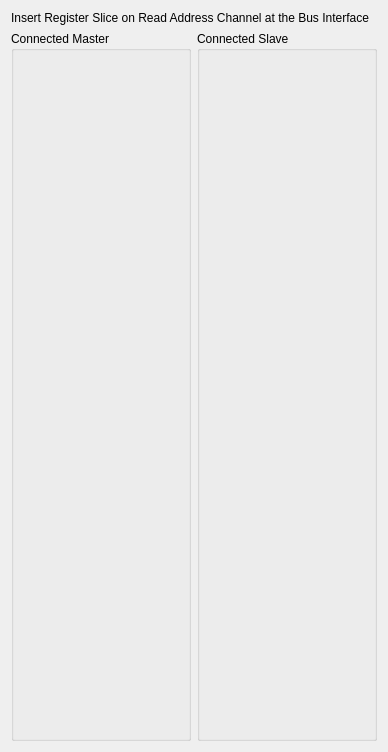
                 <widget class="QWidget" name="scrollAreaWidgetContents_2">
                  <property name="geometry">
                   <rect>
                    <x>0</x>
                    <y>0</y>
                    <width>388</width>
                    <height>752</height>
                   </rect>
                  </property>
                  <layout class="QVBoxLayout" name="verticalLayout_32">
                   <item>
                    <widget class="QLabel" name="label_5">
                     <property name="text">
                      <string>Insert Register Slice on Read Address Channel at the Bus Interface  </string>
                     </property>
                    </widget>
                   </item>
                   <item>
                    <layout class="QHBoxLayout" name="horizontalLayout_6">
                     <item>
                      <widget class="QGroupBox" name="groupBox_9">
                       <property name="title">
                        <string>Connected Master</string>
                       </property>
                       <layout class="QVBoxLayout" name="verticalLayout_10">
                        <item>
                         <widget class="MdtGui::LabeledCombobox" name="C_M_AXI_AR_REGISTER_1">
                          <property name="Hidden">
                           <bool>true</bool>
                          </property>
                         </widget>
                        </item>
                        <item>
                         <widget class="MdtGui::LabeledCombobox" name="C_M_AXI_AR_REGISTER_2">
                          <property name="Hidden">
                           <bool>true</bool>
                          </property>
                         </widget>
                        </item>
                        <item>
                         <widget class="MdtGui::LabeledCombobox" name="C_M_AXI_AR_REGISTER_3">
                          <property name="Hidden">
                           <bool>true</bool>
                          </property>
                         </widget>
                        </item>
                        <item>
                         <widget class="MdtGui::LabeledCombobox" name="C_M_AXI_AR_REGISTER_4">
                          <property name="Hidden">
                           <bool>true</bool>
                          </property>
                         </widget>
                        </item>
                        <item>
                         <widget class="MdtGui::LabeledCombobox" name="C_M_AXI_AR_REGISTER_5">
                          <property name="Hidden">
                           <bool>true</bool>
                          </property>
                         </widget>
                        </item>
                        <item>
                         <widget class="MdtGui::LabeledCombobox" name="C_M_AXI_AR_REGISTER_6">
                          <property name="Hidden">
                           <bool>true</bool>
                          </property>
                         </widget>
                        </item>
                        <item>
                         <widget class="MdtGui::LabeledCombobox" name="C_M_AXI_AR_REGISTER_7">
                          <property name="Hidden">
                           <bool>true</bool>
                          </property>
                         </widget>
                        </item>
                        <item>
                         <widget class="MdtGui::LabeledCombobox" name="C_M_AXI_AR_REGISTER_8">
                          <property name="Hidden">
                           <bool>true</bool>
                          </property>
                         </widget>
                        </item>
                        <item>
                         <widget class="MdtGui::LabeledCombobox" name="C_M_AXI_AR_REGISTER_9">
                          <property name="Hidden">
                           <bool>true</bool>
                          </property>
                         </widget>
                        </item>
                        <item>
                         <widget class="MdtGui::LabeledCombobox" name="C_M_AXI_AR_REGISTER_10">
                          <property name="Hidden">
                           <bool>true</bool>
                          </property>
                         </widget>
                        </item>
                        <item>
                         <widget class="MdtGui::LabeledCombobox" name="C_M_AXI_AR_REGISTER_11">
                          <property name="Hidden">
                           <bool>true</bool>
                          </property>
                         </widget>
                        </item>
                        <item>
                         <widget class="MdtGui::LabeledCombobox" name="C_M_AXI_AR_REGISTER_12">
                          <property name="Hidden">
                           <bool>true</bool>
                          </property>
                         </widget>
                        </item>
                        <item>
                         <widget class="MdtGui::LabeledCombobox" name="C_M_AXI_AR_REGISTER_13">
                          <property name="Hidden">
                           <bool>true</bool>
                          </property>
                         </widget>
                        </item>
                        <item>
                         <widget class="MdtGui::LabeledCombobox" name="C_M_AXI_AR_REGISTER_14">
                          <property name="Hidden">
                           <bool>true</bool>
                          </property>
                         </widget>
                        </item>
                        <item>
                         <widget class="MdtGui::LabeledCombobox" name="C_M_AXI_AR_REGISTER_15">
                          <property name="Hidden">
                           <bool>true</bool>
                          </property>
                         </widget>
                        </item>
                        <item>
                         <widget class="MdtGui::LabeledCombobox" name="C_M_AXI_AR_REGISTER_16">
                          <property name="Hidden">
                           <bool>true</bool>
                          </property>
                         </widget>
                        </item>
                        <item>
                         <spacer name="verticalSpacer_10">
                          <property name="orientation">
                           <enum>Qt::Vertical</enum>
                          </property>
                          <property name="sizeHint" stdset="0">
                           <size>
                            <width>20</width>
                            <height>40</height>
                           </size>
                          </property>
                         </spacer>
                        </item>
                       </layout>
                      </widget>
                     </item>
                     <item>
                      <widget class="QGroupBox" name="groupBox_8">
                       <property name="title">
                        <string>Connected Slave</string>
                       </property>
                       <layout class="QVBoxLayout" name="verticalLayout_8">
                        <item>
                         <widget class="MdtGui::LabeledCombobox" name="C_S_AXI_AR_REGISTER_1">
                          <property name="Hidden">
                           <bool>true</bool>
                          </property>
                         </widget>
                        </item>
                        <item>
                         <widget class="MdtGui::LabeledCombobox" name="C_S_AXI_AR_REGISTER_2">
                          <property name="Hidden">
                           <bool>true</bool>
                          </property>
                         </widget>
                        </item>
                        <item>
                         <widget class="MdtGui::LabeledCombobox" name="C_S_AXI_AR_REGISTER_3">
                          <property name="Hidden">
                           <bool>true</bool>
                          </property>
                         </widget>
                        </item>
                        <item>
                         <widget class="MdtGui::LabeledCombobox" name="C_S_AXI_AR_REGISTER_4">
                          <property name="Hidden">
                           <bool>true</bool>
                          </property>
                         </widget>
                        </item>
                        <item>
                         <widget class="MdtGui::LabeledCombobox" name="C_S_AXI_AR_REGISTER_5">
                          <property name="Hidden">
                           <bool>true</bool>
                          </property>
                         </widget>
                        </item>
                        <item>
                         <widget class="MdtGui::LabeledCombobox" name="C_S_AXI_AR_REGISTER_6">
                          <property name="Hidden">
                           <bool>true</bool>
                          </property>
                         </widget>
                        </item>
                        <item>
                         <widget class="MdtGui::LabeledCombobox" name="C_S_AXI_AR_REGISTER_7">
                          <property name="Hidden">
                           <bool>true</bool>
                          </property>
                         </widget>
                        </item>
                        <item>
                         <widget class="MdtGui::LabeledCombobox" name="C_S_AXI_AR_REGISTER_8">
                          <property name="Hidden">
                           <bool>true</bool>
                          </property>
                         </widget>
                        </item>
                        <item>
                         <widget class="MdtGui::LabeledCombobox" name="C_S_AXI_AR_REGISTER_9">
                          <property name="Hidden">
                           <bool>true</bool>
                          </property>
                         </widget>
                        </item>
                        <item>
                         <widget class="MdtGui::LabeledCombobox" name="C_S_AXI_AR_REGISTER_10">
                          <property name="Hidden">
                           <bool>true</bool>
                          </property>
                         </widget>
                        </item>
                        <item>
                         <widget class="MdtGui::LabeledCombobox" name="C_S_AXI_AR_REGISTER_11">
                          <property name="Hidden">
                           <bool>true</bool>
                          </property>
                         </widget>
                        </item>
                        <item>
                         <widget class="MdtGui::LabeledCombobox" name="C_S_AXI_AR_REGISTER_12">
                          <property name="Hidden">
                           <bool>true</bool>
                          </property>
                         </widget>
                        </item>
                        <item>
                         <widget class="MdtGui::LabeledCombobox" name="C_S_AXI_AR_REGISTER_13">
                          <property name="Hidden">
                           <bool>true</bool>
                          </property>
                         </widget>
                        </item>
                        <item>
                         <widget class="MdtGui::LabeledCombobox" name="C_S_AXI_AR_REGISTER_14">
                          <property name="Hidden">
                           <bool>true</bool>
                          </property>
                         </widget>
                        </item>
                        <item>
                         <widget class="MdtGui::LabeledCombobox" name="C_S_AXI_AR_REGISTER_15">
                          <property name="Hidden">
                           <bool>true</bool>
                          </property>
                         </widget>
                        </item>
                        <item>
                         <widget class="MdtGui::LabeledCombobox" name="C_S_AXI_AR_REGISTER_16">
                          <property name="Hidden">
                           <bool>true</bool>
                          </property>
                         </widget>
                        </item>
                        <item>
                         <spacer name="verticalSpacer_11">
                          <property name="orientation">
                           <enum>Qt::Vertical</enum>
                          </property>
                          <property name="sizeHint" stdset="0">
                           <size>
                            <width>20</width>
                            <height>40</height>
                           </size>
                          </property>
                         </spacer>
                        </item>
                       </layout>
                      </widget>
                     </item>
                    </layout>
                   </item>
                  </layout>
                 </widget>
